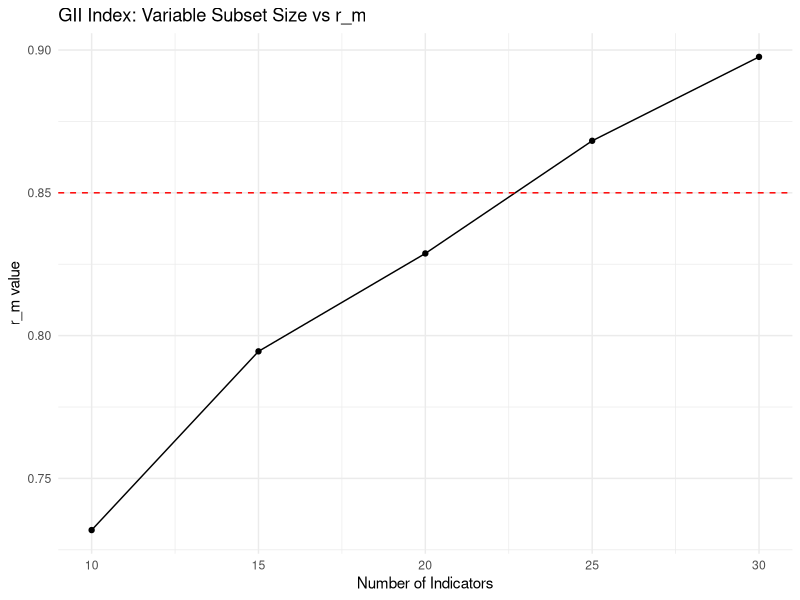

The R source for this figure:
# Results Synthesis and Reporting

# This script will:
# 1. Compile results from previous analyses
# 2. Generate visualizations
# 3. Create summary tables
# 4. Perform final comparisons

library(ggplot2)
library(dplyr)
library(readr)

# Create outputs directory if it doesn't exist
if (!dir.exists("outputs")) {
  dir.create("outputs")
}

print("Compiling results from GII Index Reduction Analysis...")

# Read in the results
try({
  r_m_results <- read_csv("outputs/r_m_subset_size_comparison.csv")
  print("

Subset size (r_m) results loaded.")
  print(r_m_results)
}, silent = TRUE)

try({
  country_results <- read_csv("outputs/subset_size_comparison.csv")
  print("

Subset size (country perspective) results loaded.")
  print(country_results)
}, silent = TRUE)

try({
  variable_subset_info <- read_csv("outputs/optimal_15_variable_subset.csv")
  print("

Optimal variable subset information loaded.")
  print(variable_subset_info)
}, silent = TRUE)

try({
  recommended_vars <- read_csv("outputs/selected_variables.csv", col_names = FALSE)
  print("

Recommended indicators:")
  print(recommended_vars)
}, silent = TRUE)

# Create visualizations
if (exists("r_m_results")) {
  # Plot for r_m comparison
  r_m_plot <- ggplot(r_m_results, aes(x = size, y = mean_r_m)) +
    geom_point() +
    geom_line() +
    geom_hline(yintercept = 0.85, linetype = "dashed", color = "red") +
    labs(title = "GII Index: Variable Subset Size vs r_m",
         x = "Number of Indicators", y = "r_m value") +
    theme_minimal()

  # Save the plot
  ggsave("outputs/r_m_results_plot.png", plot = r_m_plot, width = 8, height = 6)
  print("r_m comparison plot saved.")
}
